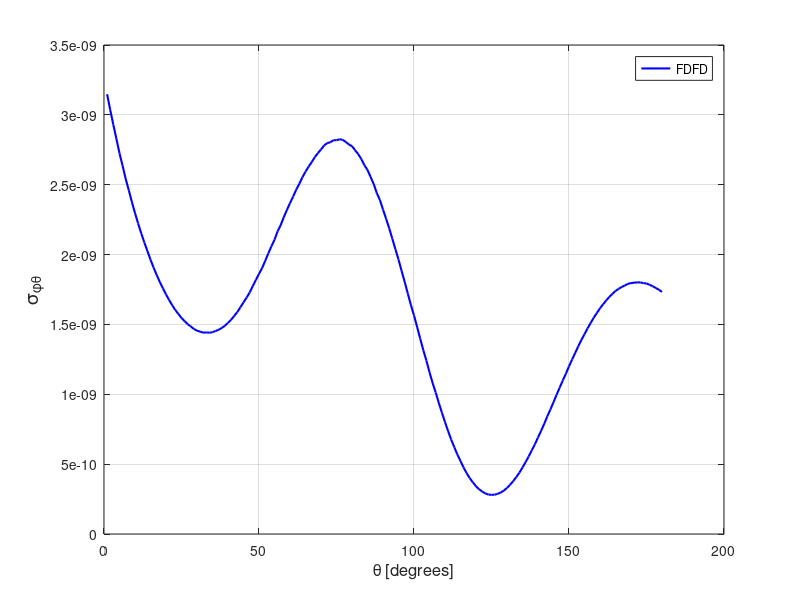

Here is the MATLAB script that generated this plot:
spt = [ 
    1  0.31475635E-08
    2  0.30360068E-08
    3  0.29298401E-08
    4  0.28285001E-08
    5  0.27249316E-08
    6  0.26354723E-08
    7  0.25412519E-08
    8  0.24603448E-08
    9  0.23755848E-08
   10  0.22973456E-08
   11  0.22227620E-08
   12  0.21528601E-08
   13  0.20872291E-08
   14  0.20255762E-08
   15  0.19636421E-08
   16  0.19063837E-08
   17  0.18537504E-08
   18  0.18040134E-08
   19  0.17588764E-08
   20  0.17146427E-08
   21  0.16746743E-08
   22  0.16373136E-08
   23  0.16034727E-08
   24  0.15746944E-08
   25  0.15464440E-08
   26  0.15234717E-08
   27  0.15020106E-08
   28  0.14849518E-08
   29  0.14678250E-08
   30  0.14550702E-08
   31  0.14484807E-08
   32  0.14413275E-08
   33  0.14426201E-08
   34  0.14408040E-08
   35  0.14442878E-08
   36  0.14535408E-08
   37  0.14616930E-08
   38  0.14754260E-08
   39  0.14904331E-08
   40  0.15113508E-08
   41  0.15331347E-08
   42  0.15610763E-08
   43  0.15879115E-08
   44  0.16230959E-08
   45  0.16576137E-08
   46  0.16919365E-08
   47  0.17286833E-08
   48  0.17746030E-08
   49  0.18192036E-08
   50  0.18619292E-08
   51  0.19032780E-08
   52  0.19548729E-08
   53  0.20082114E-08
   54  0.20590158E-08
   55  0.21058888E-08
   56  0.21665463E-08
   57  0.22108244E-08
   58  0.22678013E-08
   59  0.23194069E-08
   60  0.23682045E-08
   61  0.24147908E-08
   62  0.24642819E-08
   63  0.25063533E-08
   64  0.25530569E-08
   65  0.25930904E-08
   66  0.26291112E-08
   67  0.26616500E-08
   68  0.26970941E-08
   69  0.27256351E-08
   70  0.27524203E-08
   71  0.27802181E-08
   72  0.27981479E-08
   73  0.28033216E-08
   74  0.28186209E-08
   75  0.28186309E-08
   76  0.28253131E-08
   77  0.28212028E-08
   78  0.28059137E-08
   79  0.27877238E-08
   80  0.27757598E-08
   81  0.27463718E-08
   82  0.27190450E-08
   83  0.26837459E-08
   84  0.26394877E-08
   85  0.26054747E-08
   86  0.25557894E-08
   87  0.25046760E-08
   88  0.24402218E-08
   89  0.23904658E-08
   90  0.23222628E-08
   91  0.22564111E-08
   92  0.21881343E-08
   93  0.21139497E-08
   94  0.20382711E-08
   95  0.19644997E-08
   96  0.18833295E-08
   97  0.18041825E-08
   98  0.17208803E-08
   99  0.16392406E-08
  100  0.15644028E-08
  101  0.14817332E-08
  102  0.13984367E-08
  103  0.13157604E-08
  104  0.12409326E-08
  105  0.11579008E-08
  106  0.10810447E-08
  107  0.10125295E-08
  108  0.93804042E-09
  109  0.86907176E-09
  110  0.80082962E-09
  111  0.73629319E-09
  112  0.67547573E-09
  113  0.62113470E-09
  114  0.56857097E-09
  115  0.52196231E-09
  116  0.47532484E-09
  117  0.43495374E-09
  118  0.39892026E-09
  119  0.36924774E-09
  120  0.34179287E-09
  121  0.32001105E-09
  122  0.30340083E-09
  123  0.29068453E-09
  124  0.28220587E-09
  125  0.28020314E-09
  126  0.28141919E-09
  127  0.28764097E-09
  128  0.29723549E-09
  129  0.31095126E-09
  130  0.32951519E-09
  131  0.35231185E-09
  132  0.37857714E-09
  133  0.40750031E-09
  134  0.43903481E-09
  135  0.47613363E-09
  136  0.51453503E-09
  137  0.55525495E-09
  138  0.59925076E-09
  139  0.64181743E-09
  140  0.69091494E-09
  141  0.73845297E-09
  142  0.78801909E-09
  143  0.84221830E-09
  144  0.89105417E-09
  145  0.94345687E-09
  146  0.99693820E-09
  147  0.10482509E-08
  148  0.10992693E-08
  149  0.11475770E-08
  150  0.12000693E-08
  151  0.12492756E-08
  152  0.12962916E-08
  153  0.13440671E-08
  154  0.13890674E-08
  155  0.14301508E-08
  156  0.14723651E-08
  157  0.15110957E-08
  158  0.15488506E-08
  159  0.15823960E-08
  160  0.16152507E-08
  161  0.16442963E-08
  162  0.16715265E-08
  163  0.16975292E-08
  164  0.17190023E-08
  165  0.17398682E-08
  166  0.17546681E-08
  167  0.17682447E-08
  168  0.17786898E-08
  169  0.17908901E-08
  170  0.17955981E-08
  171  0.17989796E-08
  172  0.18006459E-08
  173  0.18009192E-08
  174  0.17954744E-08
  175  0.17933213E-08
  176  0.17835736E-08
  177  0.17732658E-08
  178  0.17604828E-08
  179  0.17484334E-08
  180  0.17327323E-08
  181  0.17173641E-08
  182  0.16992788E-08
  183  0.16806532E-08
  184  0.16612760E-08
  185  0.16393827E-08
  186  0.16195536E-08
  187  0.15971666E-08
  188  0.15742710E-08
  189  0.15507178E-08
  190  0.15281797E-08
  191  0.15058097E-08
  192  0.14815665E-08
  193  0.14597541E-08
  194  0.14391175E-08
  195  0.14198257E-08
  196  0.13979743E-08
  197  0.13802492E-08
  198  0.13637027E-08
  199  0.13461087E-08
  200  0.13327738E-08
  201  0.13202399E-08
  202  0.13110664E-08
  203  0.13035121E-08
  204  0.12976230E-08
  205  0.12942050E-08
  206  0.12930217E-08
  207  0.12970489E-08
  208  0.13035389E-08
  209  0.13147412E-08
  210  0.13271881E-08
  211  0.13450205E-08
  212  0.13651436E-08
  213  0.13882065E-08
  214  0.14199008E-08
  215  0.14512658E-08
  216  0.14923327E-08
  217  0.15345295E-08
  218  0.15811591E-08
  219  0.16342420E-08
  220  0.16941496E-08
  221  0.17549745E-08
  222  0.18247212E-08
  223  0.19010387E-08
  224  0.19786532E-08
  225  0.20646080E-08
  226  0.21557591E-08
  227  0.22510991E-08
  228  0.23576667E-08
  229  0.24628950E-08
  230  0.25800440E-08
  231  0.26996283E-08
  232  0.28210598E-08
  233  0.29539597E-08
  234  0.30869101E-08
  235  0.32282512E-08
  236  0.33811205E-08
  237  0.35333330E-08
  238  0.36887704E-08
  239  0.38617958E-08
  240  0.40271209E-08
  241  0.42009485E-08
  242  0.43773967E-08
  243  0.45552602E-08
  244  0.47471040E-08
  245  0.49355222E-08
  246  0.51325229E-08
  247  0.53277516E-08
  248  0.55339102E-08
  249  0.57369967E-08
  250  0.59445537E-08
  251  0.61512497E-08
  252  0.63651262E-08
  253  0.65928809E-08
  254  0.68030666E-08
  255  0.70148913E-08
  256  0.72394504E-08
  257  0.74641804E-08
  258  0.76820994E-08
  259  0.78983335E-08
  260  0.81307947E-08
  261  0.83420950E-08
  262  0.85680973E-08
  263  0.87862126E-08
  264  0.90104955E-08
  265  0.92117540E-08
  266  0.94365866E-08
  267  0.96398285E-08
  268  0.98622870E-08
  269  0.10056272E-07
  270  0.10268333E-07
  271  0.10463765E-07
  272  0.10655101E-07
  273  0.10855010E-07
  274  0.11041631E-07
  275  0.11211024E-07
  276  0.11389968E-07
  277  0.11572316E-07
  278  0.11727871E-07
  279  0.11888616E-07
  280  0.12049081E-07
  281  0.12185263E-07
  282  0.12322126E-07
  283  0.12448584E-07
  284  0.12604576E-07
  285  0.12687532E-07
  286  0.12805301E-07
  287  0.12893611E-07
  288  0.12981057E-07
  289  0.13078647E-07
  290  0.13153057E-07
  291  0.13214525E-07
  292  0.13263312E-07
  293  0.13316455E-07
  294  0.13341045E-07
  295  0.13382989E-07
  296  0.13382221E-07
  297  0.13376694E-07
  298  0.13367416E-07
  299  0.13379048E-07
  300  0.13346231E-07
  301  0.13318644E-07
  302  0.13250251E-07
  303  0.13215670E-07
  304  0.13147196E-07
  305  0.13065927E-07
  306  0.12963040E-07
  307  0.12890925E-07
  308  0.12802484E-07
  309  0.12660579E-07
  310  0.12542724E-07
  311  0.12416381E-07
  312  0.12278911E-07
  313  0.12122818E-07
  314  0.11985514E-07
  315  0.11814292E-07
  316  0.11644491E-07
  317  0.11463510E-07
  318  0.11279593E-07
  319  0.11102655E-07
  320  0.10906752E-07
  321  0.10708303E-07
  322  0.10498274E-07
  323  0.10290270E-07
  324  0.10089030E-07
  325  0.98794439E-08
  326  0.96616120E-08
  327  0.94478532E-08
  328  0.92288435E-08
  329  0.89987413E-08
  330  0.87725791E-08
  331  0.85521679E-08
  332  0.83344682E-08
  333  0.81167757E-08
  334  0.78872162E-08
  335  0.76627149E-08
  336  0.74505730E-08
  337  0.72265389E-08
  338  0.70094774E-08
  339  0.67957440E-08
  340  0.65864749E-08
  341  0.63837424E-08
  342  0.61773244E-08
  343  0.59772409E-08
  344  0.57799285E-08
  345  0.55874767E-08
  346  0.53999458E-08
  347  0.52156608E-08
  348  0.50357190E-08
  349  0.48657824E-08
  350  0.46948827E-08
  351  0.45300541E-08
  352  0.43715755E-08
  353  0.42146926E-08
  354  0.40642680E-08
  355  0.39186876E-08
  356  0.37781800E-08
  357  0.36373318E-08
  358  0.35144201E-08
  359  0.33837799E-08
  360  0.32632022E-08
 ]; 
plot(spt(1:180,1),spt(1:180,2),'b-','linewidth',1.5 ); 
grid on 
legend('FDFD');
xlabel('\theta [degrees]','FontSize',12);
ylabel('\sigma_{\phi\theta}','FontSize',14);
